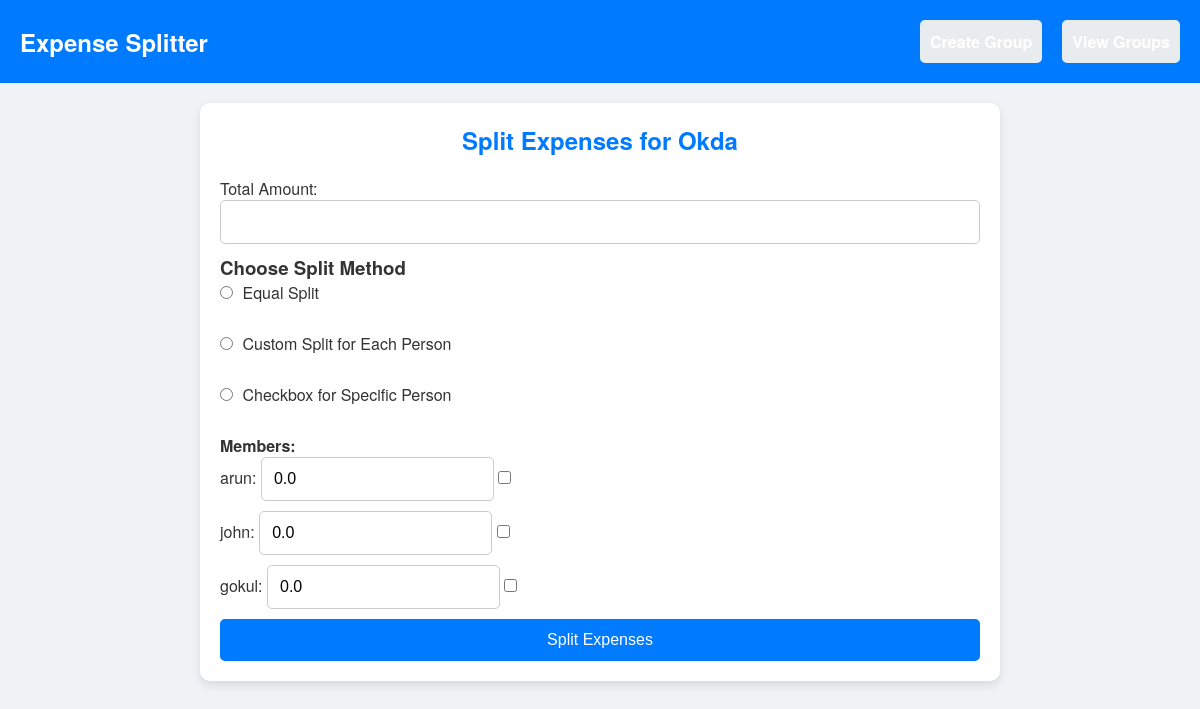
/split_expenses/3/, run on the app's committed database.
### Expense_splitter_app/models.py (models this page shows, shortened)
class Group(models.Model):
    name = models.CharField(max_length=100)

class Member(models.Model):
    name = models.CharField(max_length=100)
    amount = models.FloatField(default=0.0)  # Ensure this is a float and has a default value
    group = models.ForeignKey(Group, related_name='members', on_delete=models.CASCADE)

### Expense_splitter_app/views.py (the view, shortened to what this page needs)
# urls.py: path('split_expenses/<int:group_id>/', split_expenses, name='split_expenses'),
def split_expenses(request, group_id):
    group = get_object_or_404(Group, id=group_id)
    return render(request, 'split_expense.html', {'group': group})

### templates/split_expense.html (shortened to what this page needs)
{% extends 'base.html' %}
{% block content %}
<h2>Split Expenses for {{ group.name }}</h2>
<form method="POST">
    <label>Total Amount:</label>
    <input type="number" name="total_amount" step="0.01" required>
    <h3>Choose Split Method</h3>
    <label><input type="radio" name="split_method" value="equal" required> Equal Split</label><br>
    <label><input type="radio" name="split_method" value="custom"> Custom Split for Each Person</label><br>
    <label><input type="radio" name="split_method" value="checkbox"> Checkbox for Specific Person</label><br>
    <div id="member-inputs">
        <h4>Members:</h4>
        {% for member in group.members.all %}
        <div>
            <label>{{ member.name }}:</label>
            <input type="text" name="amount_{{ member.id }}" placeholder="Custom Amount" value="0.0">
            <input type="checkbox" name="checkbox_{{ member.id }}">
        </div>
        {% endfor %}
    </div>
    <button type="submit">Split Expenses</button>
</form>
{% endblock %}

### static/css/styles.css (style rules this page uses)
* { box-sizing: border-box; margin: 0; padding: 0; }
body { font-family: 'Helvetica Neue', Arial, sans-serif; background-color: #f0f2f5; color: #333; }
h2 { margin-bottom: 20px; color: #007bff; text-align: center; }
form { display: flex; flex-direction: column; }
form input[type="text"], form input[type="number"], form input[type="radio"] { margin-bottom: 10px; padding: 12px; border: 1px solid #ccc; border-radius: 5px; font-size: 16px; }
form input[type="radio"] { margin-right: 5px; }
form button { background-color: #007bff; color: white; padding: 12px; border: none; border-radius: 5px; cursor: pointer; font-size: 16px; transition: background-color 0.3s, transform 0.3s; }

### data on the page
Group: name "Okda"
Member: name "arun"
Member: name "john"
Member: name "gokul"
